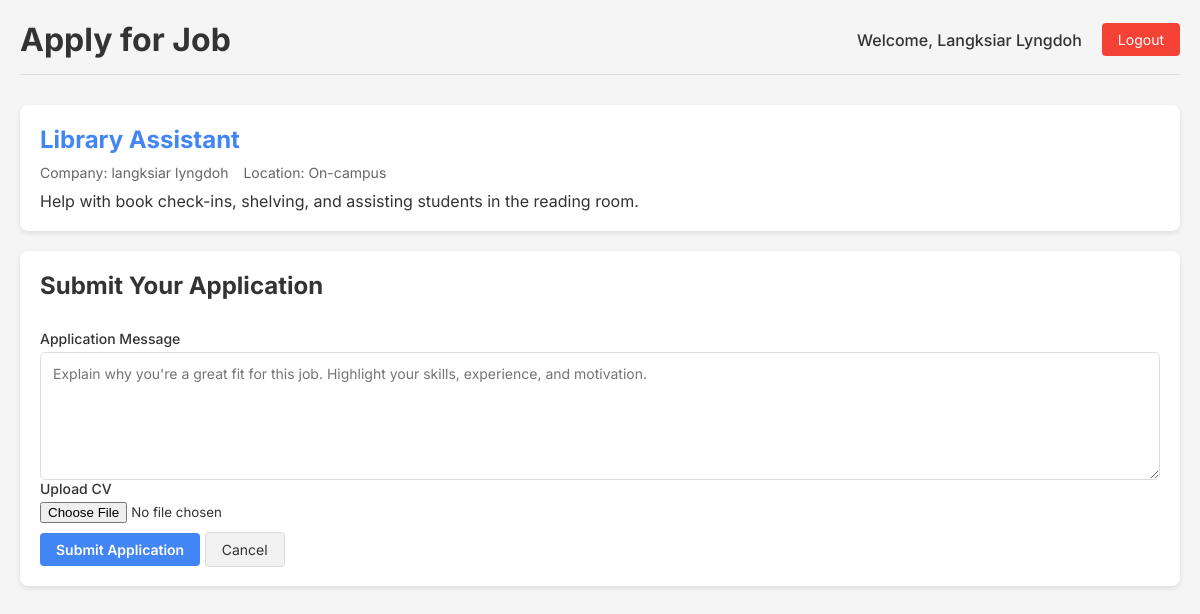
/apply_job/3 (signed in), run on the app's committed database.
### tables this page shows
CREATE TABLE users (
            id INTEGER PRIMARY KEY AUTOINCREMENT,
            name TEXT NOT NULL,
            email TEXT NOT NULL UNIQUE,
            password TEXT NOT NULL,
            role TEXT NOT NULL
        );

CREATE TABLE jobs (
            id INTEGER PRIMARY KEY AUTOINCREMENT,
            title TEXT NOT NULL,
            description TEXT NOT NULL,
            location TEXT NOT NULL,
            posted_by INTEGER, poster_id INTEGER,
            FOREIGN KEY(posted_by) REFERENCES users(id)
        );

### app.py (the view, shortened to what this page needs)
@app.route('/apply_job/<int:job_id>', methods=['GET', 'POST'])
def apply_job(job_id):
    if 'user_id' not in session or session['role'] != 'student':
        flash('Please login as a student to apply for jobs.', 'error')
        return redirect(url_for('login'))
    with get_db_connection() as conn:
        c = conn.cursor()
        c.execute("""
            SELECT j.id, j.title, j.location, j.description, u.name as company_name
            FROM jobs j
            JOIN users u ON j.poster_id = u.id
            WHERE j.id = ?
        """, (job_id,))
        job = c.fetchone()
    if not job:
        flash('Job not found.', 'error')
        return redirect(url_for('student_dashboard'))
    return render_template('apply_job.html', job=job)

### app.py (called while the page is built)
def get_db_connection():
    conn = sqlite3.connect('job_board.db')
    conn.row_factory = sqlite3.Row  # Set row factory to return dictionary-like rows
    return conn

### templates/apply_job.html (shortened to what this page needs)
<!DOCTYPE html>
<html lang="en">
<head>
    <link rel="stylesheet" href="{{ url_for('static', filename='style.css') }}">
</head>
<body>
    <div class="dashboard-container">
        <div class="header">
            <h1>Apply for Job</h1>
            <div class="user-info">
                <span>Welcome, {{ session.get('name', 'Student') }}</span>
                <a href="{{ url_for('logout') }}" class="logout-btn">Logout</a>
            </div>
        </div>
        <div class="job-detail">
            <h2>{{ job[1] }}</h2>
            <div class="job-meta">
                <span>Company: {{ job[4] }}</span>
                <span>Location: {{ job[2] }}</span>
            </div>
            <p>{{ job[3] }}</p>
        </div>
        <div class="application-form">
            <h2>Submit Your Application</h2>
            <form method="POST" action="{{ url_for('apply_job', job_id=job[0]) }}" enctype="multipart/form-data">
                <div class="form-group">
                    <label for="message">Application Message</label>
                    <textarea id="message" name="message" rows="6" placeholder="Explain why you're a great fit for this job. Highlight your skills, experience, and motivation." required></textarea>
                </div>
                <div class="form-group">
                    <label for="cv">Upload CV</label>
                    <input type="file" id="cv" name="cv" accept=".pdf,.doc,.docx" required>
                </div>
                <button type="submit" class="apply-btn">Submit Application</button>
                <a href="{{ url_for('student_dashboard') }}" class="secondary-btn">Cancel</a>
            </form>
        </div>
    </div>
</body>
</html>

### static/style.css (style rules this page uses)
* { margin: 0; padding: 0; box-sizing: border-box; font-family: 'Inter', sans-serif; }
body { background-color: #f5f5f5; color: #333; }
h2 { font-size: 24px; margin-bottom: 30px; }
.form-group { display: flex; flex-direction: column; gap: 5px; }
.form-group label { font-weight: 500; font-size: 14px; }
input[type="text"], input[type="email"], input[type="password"], textarea, select { padding: 12px; border: 1px solid #ddd; border-radius: 6px; font-size: 14px; }
.signup-btn, .login-btn, .apply-btn { background-color: #4285F4; color: white; padding: 12px; border: none; border-radius: 6px; cursor: pointer; font-weight: 600; margin-top: 10px; }
.secondary-btn { background-color: #f1f1f1; color: #333; padding: 8px 16px; border: 1px solid #ddd; border-radius: 4px; text-decoration: none; font-size: 14px; margin-right: 10px; }
.dashboard-container { max-width: 1200px; margin: 0 auto; padding: 20px; }
.header { display: flex; justify-content: space-between; align-items: center; margin-bottom: 30px; padding-bottom: 15px; border-bottom: 1px solid #ddd; }
.user-info { display: flex; align-items: center; gap: 20px; }
.user-info span { font-weight: 500; }
.logout-btn { background-color: #f44336; color: white; padding: 8px 16px; border-radius: 4px; text-decoration: none; font-size: 14px; }
.job-meta { display: flex; gap: 15px; margin-bottom: 10px; font-size: 14px; color: #666; }
.view-btn, .apply-btn { background-color: #4285F4; color: white; padding: 8px 16px; border-radius: 4px; text-decoration: none; font-size: 14px; }
.job-detail { background-color: white; padding: 20px; border-radius: 8px; box-shadow: 0 2px 5px rgba(0,0,0,0.1); margin-bottom: 20px; }
.job-detail h2 { color: #4285F4; margin-bottom: 10px; }
.application-form { background-color: white; padding: 20px; border-radius: 8px; box-shadow: 0 2px 5px rgba(0,0,0,0.1); }

### data on the page
users: get "Langksiar Lyngdoh", name "langksiar lyngdoh"
jobs: title "Library Assistant", location "On-campus", description "Help with book check-ins, shelving, and assisting students in the reading room."
